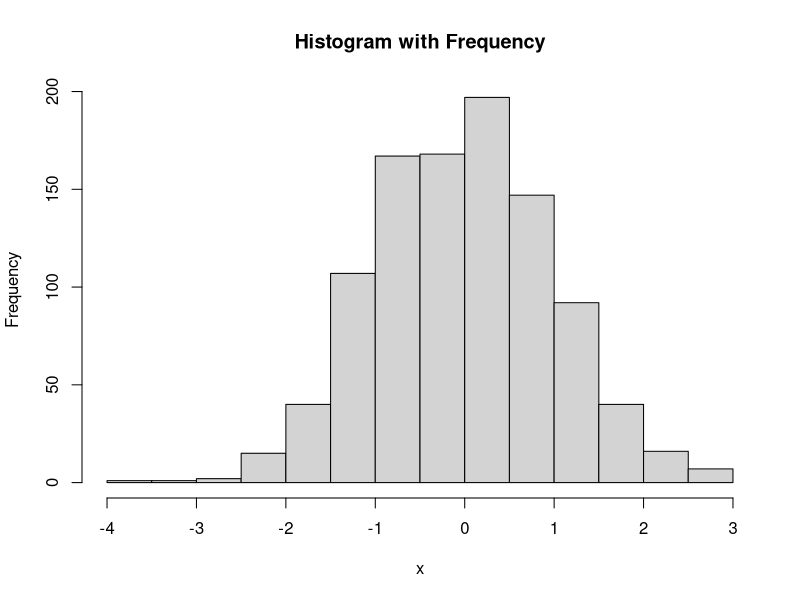
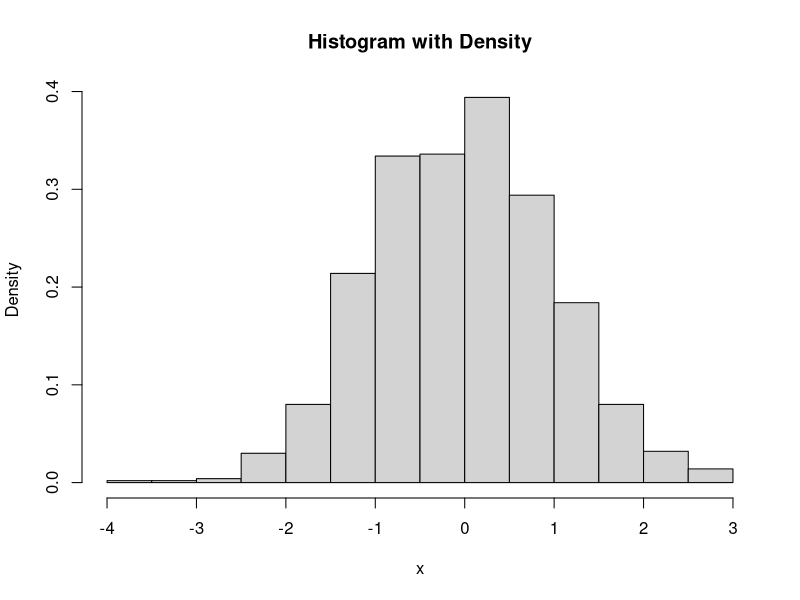

Reproduce these figures in R, in order.
#In the hist() function in R, the argument freq controls whether the y-axis represents frequency counts or density values in a histogram.

#Explanation of freq Argument
#freq = TRUE (default):
  #The histogram bars represent raw counts (i.e., the number of observations in each bin).
#The sum of all bar heights equals the total number of observations.
#freq = FALSE:
  #The histogram bars represent density values instead of counts.
#The sum of the bar areas equals 1, making it comparable to a probability density function (PDF).


x <- rnorm(1000, mean = 0, sd = 1)  # Generate 1000 random normal values
hist(x, freq = TRUE, main = "Histogram with Frequency", xlab = "x", ylab = "Frequency")


hist(x, freq = FALSE, main = "Histogram with Density", xlab = "x", ylab = "Density")
